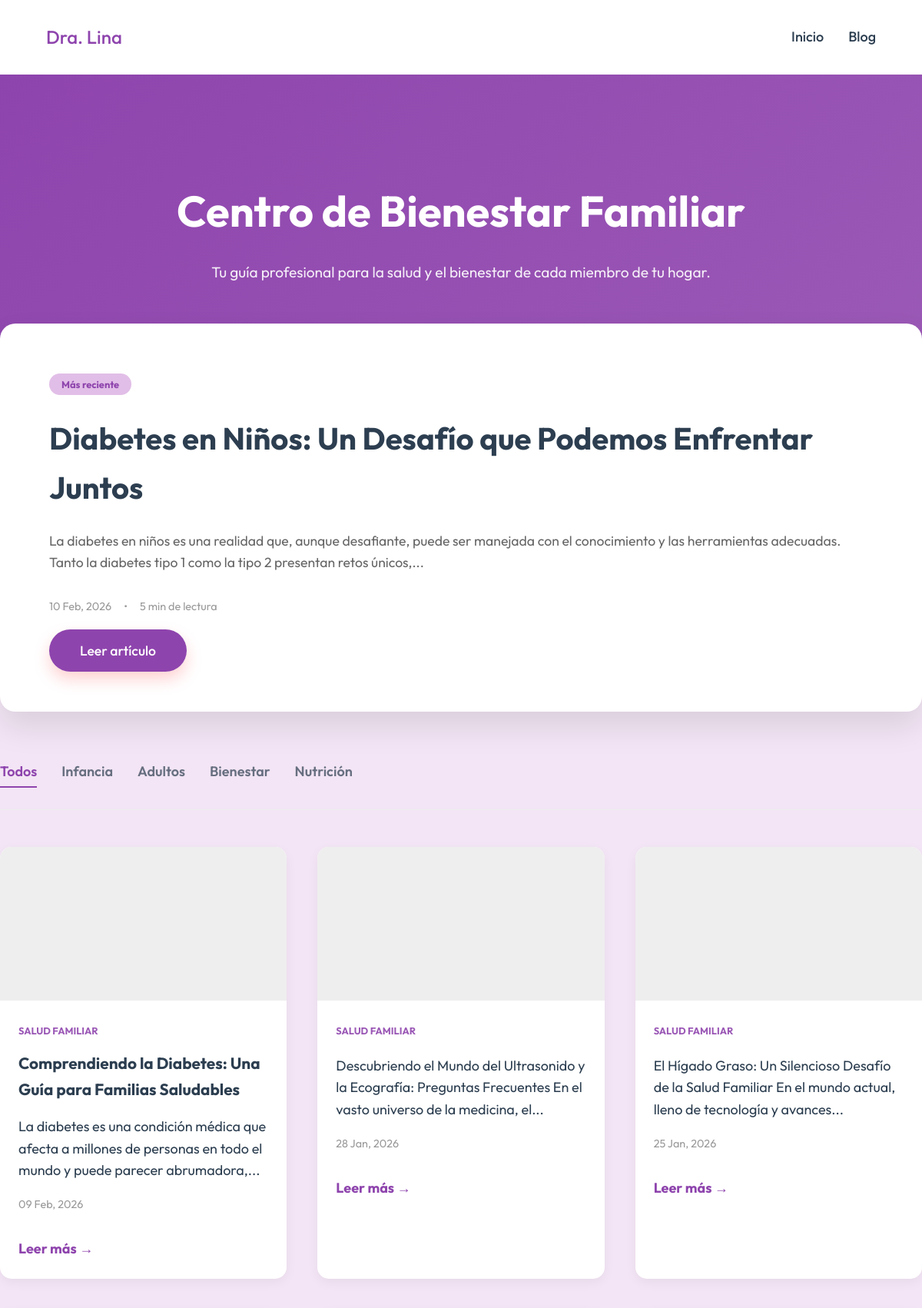
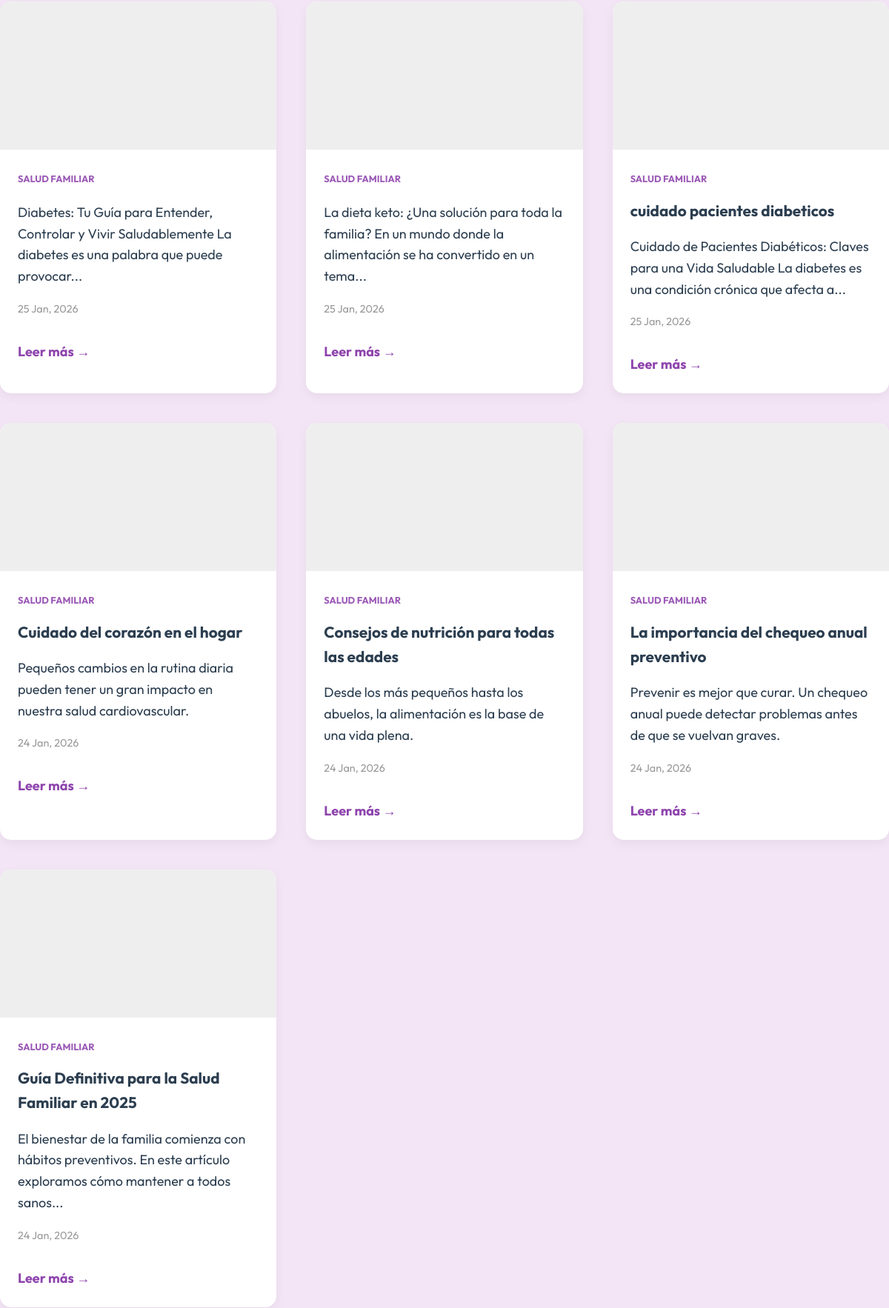
Page /blog (upper part) on the committed database (2 pictures, top to bottom).
### app/models.py (models this page shows)
class BlogPost(db.Model):
    id = db.Column(db.Integer, primary_key=True)
    title = db.Column(db.String(200), nullable=False)
    content = db.Column(db.Text, nullable=False)
    featured_image_url = db.Column(db.String(500))
    seo_keywords = db.Column(db.String(300))
    references = db.Column(db.Text)  # JSON string de referencias usadas
    author_id = db.Column(db.Integer, db.ForeignKey('user.id'))
    created_at = db.Column(db.DateTime, default=datetime.utcnow)
    is_published = db.Column(db.Boolean, default=True)

### app/routes/public.py (the view)
@public_bp.route('/blog')
def blog():
    from app.models import BlogPost
    all_posts = BlogPost.query.filter_by(is_published=True).order_by(BlogPost.created_at.desc()).all()
    featured_post = all_posts[0] if all_posts else None
    recent_posts = all_posts[1:] if len(all_posts) > 1 else []
    return render_template('public/blog.html', featured_post=featured_post, recent_posts=recent_posts)

### app/templates/public/blog.html (shortened to what this page needs)
{% extends "base.html" %}
{% block content %}
<header class="blog-hero">
    <div class="container">
        <h1>Centro de Bienestar Familiar</h1>
        <p>Tu guía profesional para la salud y el bienestar de cada miembro de tu hogar.</p>
    </div>
</header>
<div class="container blog-main">
    {% if featured_post %}
    <section class="featured-post">
        <div class="featured-card">
            <div class="featured-info">
                <span class="badge">Más reciente</span>
                <h2>{{ featured_post.title }}</h2>
                <p>{{ featured_post.content|striptags|truncate(200) }}</p>
                <div class="meta">
                    <span>{{ featured_post.created_at.strftime('%d %b, %Y') }}</span>
                    <span>&bull;</span>
                    <span>5 min de lectura</span>
                </div>
                <a href="{{ url_for('public.post_detail', post_id=featured_post.id) }}" class="btn-primary">Leer
                    artículo</a>
            </div>
        </div>
    </section>
    {% endif %}
    <section class="categories-nav">
        <ul>
            <li><a href="#" class="active">Todos</a></li>
            <li><a href="#">Infancia</a></li>
            <li><a href="#">Adultos</a></li>
            <li><a href="#">Bienestar</a></li>
            <li><a href="#">Nutrición</a></li>
        </ul>
    </section>
    <section class="recent-posts">
        <div class="posts-grid">
            {% for post in recent_posts %}
            <article class="post-card">
                <div class="post-image"
                    style="background-image: url('{{ post.featured_image_url or '/static/img/default-blog.jpg' }}');">
                </div>
                <div class="post-details">
                    <span class="post-cat">Salud Familiar</span>
                    <h3>{{ post.title }}</h3>
                    <p class="post-excerpt">{{ post.content|striptags|truncate(120) }}</p>
                    <div class="meta">
                        <span>{{ post.created_at.strftime('%d %b, %Y') }}</span>
                    </div>
                    <a href="{{ url_for('public.post_detail', post_id=post.id) }}" class="link">Leer más &rarr;</a>
                </div>
            </article>
            {% endfor %}
        </div>
    </section>
</div>
{% endblock %}

### app/static/css/style.css (style rules this page uses)
:root { --primary: #8e44ad; --secondary: #9b59b6; --accent: #e1bee7; --dark: #2c3e50; --light: #f3e5f5; --white: #FFFFFF; --text-muted: #7f8c8d; }
body { font-family: 'Outfit', sans-serif; background-color: var(--light); color: var(--dark); margin: 0; line-height: 1.6; font-size: 18px; }
a { text-decoration: none; color: var(--dark); font-weight: 500; transition: color 0.3s; }
.btn-primary { margin-top: 2rem; background: var(--primary); color: var(--white); padding: 1rem 2.5rem; border-radius: 50px; font-size: 1.1rem; box-shadow: 0 10px 20px rgba(255, 107, 107, 0.3); transition: transform 0.3s; }

### app/templates/public/blog.html (style rules this page uses)
.blog-hero { background: linear-gradient(135deg, var(--primary), var(--secondary)); color: white; padding: 6rem 0; text-align: center; }
.blog-hero h1 { font-size: 3.5rem; margin-bottom: 1rem; color: white; }
.blog-hero p { font-size: 1.2rem; opacity: 0.9; }
.blog-main { margin-top: -4rem; }
.featured-card { background: white; border-radius: 20px; box-shadow: 0 20px 40px rgba(0, 0, 0, 0.1); display: flex; overflow: hidden; margin-bottom: 4rem; }
.featured-info { padding: 4rem; flex: 1; }
.badge { background: var(--accent); color: var(--primary); padding: 0.4rem 1rem; border-radius: 20px; font-size: 0.8rem; font-weight: 700; }
.featured-info h2 { font-size: 2.5rem; margin: 1.5rem 0; color: var(--dark); }
.featured-info p { color: #666; font-size: 1.1rem; margin-bottom: 2rem; }
.meta { display: flex; gap: 1rem; color: #999; font-size: 0.9rem; margin-bottom: 2rem; }
.categories-nav { margin-bottom: 3rem; border-bottom: 1px solid #eee; padding-bottom: 1rem; }
.categories-nav ul { list-style: none; display: flex; gap: 2rem; padding: 0; }
.categories-nav a { color: var(--dark); opacity: 0.7; font-weight: 600; padding: 0.5rem 0; text-decoration: none; transition: all 0.3s ease; }
.categories-nav a.active { color: var(--primary); opacity: 1; border-bottom: 2px solid var(--primary); }
.posts-grid { display: grid; grid-template-columns: repeat(auto-fill, minmax(320px, 1fr)); gap: 2.5rem; margin-bottom: 5rem; }
.post-card { background: white; border-radius: 15px; overflow: hidden; transition: transform 0.3s; box-shadow: 0 5px 15px rgba(0, 0, 0, 0.05); }
.post-image { height: 200px; background: #eee; }
.post-details { padding: 1.5rem; }
.post-cat { color: var(--secondary); font-size: 0.8rem; font-weight: 700; text-transform: uppercase; }
.post-details h3 { margin: 0.8rem 0; font-size: 1.3rem; }
.post-details .link { color: var(--primary); font-weight: 700; text-decoration: none; }

### rows in the picture
BlogPost: title "Diabetes en Niños: Un Desafío que Podemos Enfrentar Juntos", content "La diabetes en niños es una realidad que, aunque desafiante, puede ser manejada con el conocimiento y las herramientas adecuadas. Tanto la diabetes tipo 1 como la tipo 2 presentan retos únicos,...", created_at "10 Feb, 2026"
BlogPost: title "Comprendiendo la Diabetes: Una Guía para Familias Saludables", content "La diabetes es una condición médica que afecta a millones de personas en todo el mundo y puede parecer abrumadora,...", created_at "09 Feb, 2026"
BlogPost: content "Descubriendo el Mundo del Ultrasonido y la Ecografía: Preguntas Frecuentes En el vasto universo de la medicina, el...", created_at "28 Jan, 2026"
BlogPost: content "El Hígado Graso: Un Silencioso Desafío de la Salud Familiar En el mundo actual, lleno de tecnología y avances...", created_at "25 Jan, 2026"
BlogPost: content "Diabetes: Tu Guía para Entender, Controlar y Vivir Saludablemente La diabetes es una palabra que puede provocar...", created_at "25 Jan, 2026"
BlogPost: content "La dieta keto: ¿Una solución para toda la familia? En un mundo donde la alimentación se ha convertido en un tema...", created_at "25 Jan, 2026"
BlogPost: title "cuidado pacientes diabeticos", content "Cuidado de Pacientes Diabéticos: Claves para una Vida Saludable La diabetes es una condición crónica que afecta a...", created_at "25 Jan, 2026"
BlogPost: title "Cuidado del corazón en el hogar", content "Pequeños cambios en la rutina diaria pueden tener un gran impacto en nuestra salud cardiovascular.", created_at "24 Jan, 2026"
BlogPost: title "Consejos de nutrición para todas las edades", content "Desde los más pequeños hasta los abuelos, la alimentación es la base de una vida plena.", created_at "24 Jan, 2026"
BlogPost: title "La importancia del chequeo anual preventivo", content "Prevenir es mejor que curar. Un chequeo anual puede detectar problemas antes de que se vuelvan graves.", created_at "24 Jan, 2026"
BlogPost: title "Guía Definitiva para la Salud Familiar en 2025", content "El bienestar de la familia comienza con hábitos preventivos. En este artículo exploramos cómo mantener a todos sanos...", created_at "24 Jan, 2026"
